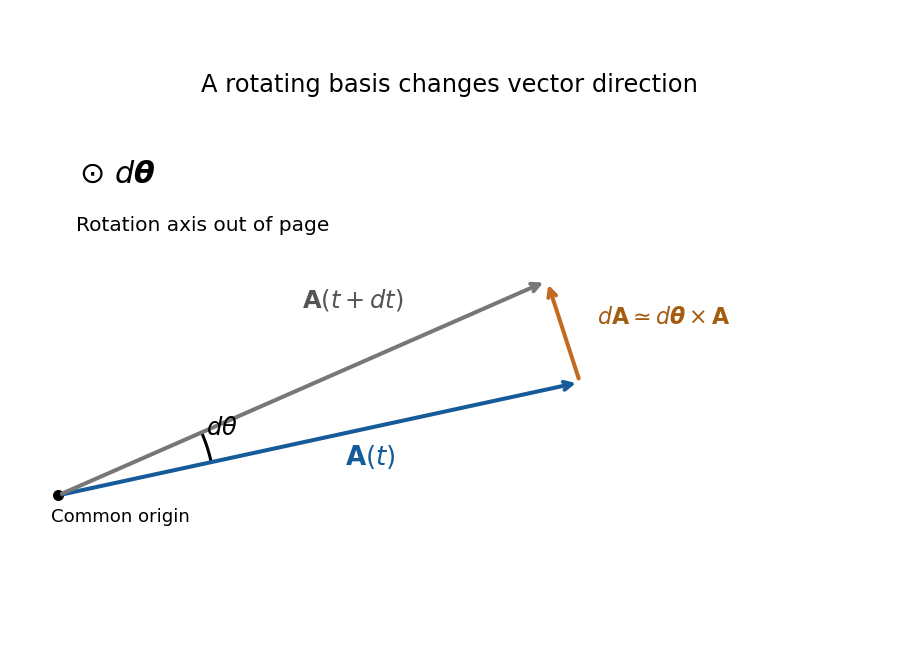

This chart was generated by the following Python code:
"""Original infinitesimal-rotation diagram; Python 3.14, matplotlib, numpy.

Write the PNG basename to the current working directory.
"""
from pathlib import Path
import matplotlib
matplotlib.use('Agg')
import matplotlib.pyplot as plt
import numpy as np

fig,ax=plt.subplots(figsize=(6.2,4.5),layout='constrained',facecolor='white')
ax.set_facecolor('white')
angle=.20
A=np.array([3.,.65])
Q=np.array([[np.cos(angle),-np.sin(angle)],[np.sin(angle),np.cos(angle)]])
Ap=Q@A
for endpoint,color in [(A,'#165b99'),(Ap,'#777777')]:
    ax.annotate('',xy=endpoint,xytext=(0,0),arrowprops={'arrowstyle':'->','lw':2,'color':color})
ax.annotate('',xy=Ap,xytext=A,arrowprops={'arrowstyle':'->','lw':2,'color':'#c26b20'})
phi=np.linspace(np.arctan2(A[1],A[0]),np.arctan2(Ap[1],Ap[0]),100)
ax.plot(.9*np.cos(phi),.9*np.sin(phi),color='black')
ax.text(.85,.35,r'$d\theta$',fontsize=12)
ax.text(1.65,.18,r'$\mathbf{A}(t)$',fontsize=13,color='#165b99')
ax.text(1.4,1.08,r'$\mathbf{A}(t+dt)$',fontsize=12,color='#555555')
ax.text(3.1,.99,r'$d\mathbf{A}\simeq d\boldsymbol{\theta}\times\mathbf{A}$',fontsize=11,color='#a45d10')
ax.text(.12,1.8,r'$\odot\ d\boldsymbol{\theta}$',fontsize=15)
ax.text(.1,1.52,'Rotation axis out of page',fontsize=10)
ax.scatter([0],[0],color='black',s=20)
ax.text(-.04,-.15,'Common origin',fontsize=9)
ax.set(xlim=(-.3,4.8),ylim=(-.3,2.25),aspect='equal',title='A rotating basis changes vector direction')
ax.axis('off')
fig.savefig(Path(__file__).stem+'.png',dpi=145,facecolor='white')
